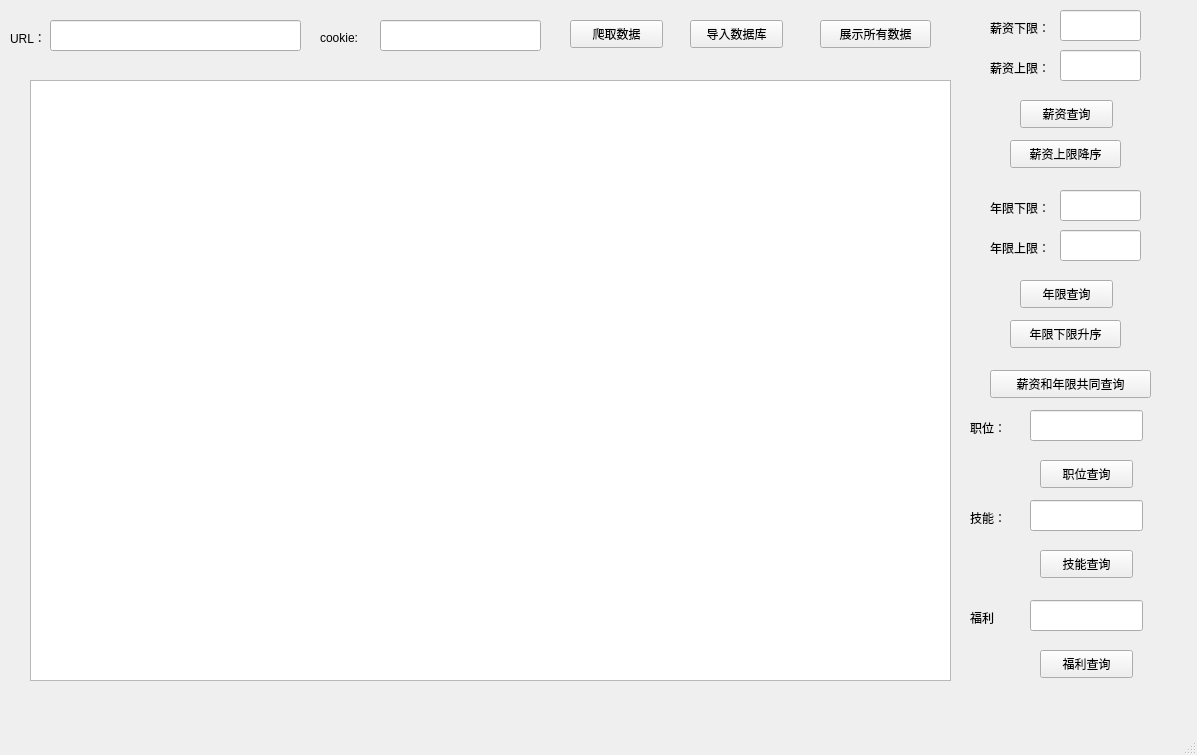
<?xml version="1.0" encoding="UTF-8"?>
<ui version="4.0">
 <class>MainWindow</class>
 <widget class="QMainWindow" name="MainWindow">
  <property name="geometry">
   <rect>
    <x>0</x>
    <y>0</y>
    <width>1197</width>
    <height>755</height>
   </rect>
  </property>
  <property name="windowTitle">
   <string>MainWindow</string>
  </property>
  <widget class="QWidget" name="centralwidget">
   <widget class="QTableWidget" name="tableWidget">
    <property name="geometry">
     <rect>
      <x>30</x>
      <y>80</y>
      <width>921</width>
      <height>601</height>
     </rect>
    </property>
   </widget>
   <widget class="QPushButton" name="btnquery">
    <property name="geometry">
     <rect>
      <x>820</x>
      <y>20</y>
      <width>111</width>
      <height>28</height>
     </rect>
    </property>
    <property name="text">
     <string>展示所有数据</string>
    </property>
   </widget>
   <widget class="QPushButton" name="btnInDB">
    <property name="geometry">
     <rect>
      <x>690</x>
      <y>20</y>
      <width>93</width>
      <height>28</height>
     </rect>
    </property>
    <property name="text">
     <string>导入数据库</string>
    </property>
   </widget>
   <widget class="QLabel" name="salary_low">
    <property name="geometry">
     <rect>
      <x>990</x>
      <y>20</y>
      <width>72</width>
      <height>15</height>
     </rect>
    </property>
    <property name="text">
     <string>薪资下限：</string>
    </property>
   </widget>
   <widget class="QLabel" name="salary_up">
    <property name="geometry">
     <rect>
      <x>990</x>
      <y>60</y>
      <width>72</width>
      <height>15</height>
     </rect>
    </property>
    <property name="text">
     <string>薪资上限：</string>
    </property>
   </widget>
   <widget class="QLineEdit" name="salary_lower">
    <property name="geometry">
     <rect>
      <x>1060</x>
      <y>10</y>
      <width>81</width>
      <height>31</height>
     </rect>
    </property>
   </widget>
   <widget class="QLineEdit" name="salary_upper">
    <property name="geometry">
     <rect>
      <x>1060</x>
      <y>50</y>
      <width>81</width>
      <height>31</height>
     </rect>
    </property>
   </widget>
   <widget class="QPushButton" name="btnSalaryQuery">
    <property name="geometry">
     <rect>
      <x>1020</x>
      <y>100</y>
      <width>93</width>
      <height>28</height>
     </rect>
    </property>
    <property name="text">
     <string>薪资查询</string>
    </property>
   </widget>
   <widget class="QPushButton" name="btnExpQuery">
    <property name="geometry">
     <rect>
      <x>1020</x>
      <y>280</y>
      <width>93</width>
      <height>28</height>
     </rect>
    </property>
    <property name="text">
     <string>年限查询</string>
    </property>
   </widget>
   <widget class="QPushButton" name="btnNameQuery">
    <property name="geometry">
     <rect>
      <x>1040</x>
      <y>460</y>
      <width>93</width>
      <height>28</height>
     </rect>
    </property>
    <property name="text">
     <string>职位查询</string>
    </property>
   </widget>
   <widget class="QLabel" name="job_label">
    <property name="geometry">
     <rect>
      <x>970</x>
      <y>420</y>
      <width>72</width>
      <height>15</height>
     </rect>
    </property>
    <property name="text">
     <string>职位：</string>
    </property>
   </widget>
   <widget class="QLineEdit" name="jobName">
    <property name="geometry">
     <rect>
      <x>1030</x>
      <y>410</y>
      <width>113</width>
      <height>31</height>
     </rect>
    </property>
   </widget>
   <widget class="QLabel" name="URL_label">
    <property name="geometry">
     <rect>
      <x>10</x>
      <y>30</y>
      <width>72</width>
      <height>15</height>
     </rect>
    </property>
    <property name="text">
     <string>URL：</string>
    </property>
   </widget>
   <widget class="QLineEdit" name="URL_lineEdit">
    <property name="geometry">
     <rect>
      <x>50</x>
      <y>20</y>
      <width>251</width>
      <height>31</height>
     </rect>
    </property>
   </widget>
   <widget class="QLabel" name="cookie_label">
    <property name="geometry">
     <rect>
      <x>320</x>
      <y>30</y>
      <width>72</width>
      <height>15</height>
     </rect>
    </property>
    <property name="text">
     <string>cookie:</string>
    </property>
   </widget>
   <widget class="QLineEdit" name="cookie_lineEdit">
    <property name="geometry">
     <rect>
      <x>380</x>
      <y>20</y>
      <width>161</width>
      <height>31</height>
     </rect>
    </property>
   </widget>
   <widget class="QPushButton" name="btnspider">
    <property name="geometry">
     <rect>
      <x>570</x>
      <y>20</y>
      <width>93</width>
      <height>28</height>
     </rect>
    </property>
    <property name="text">
     <string>爬取数据</string>
    </property>
   </widget>
   <widget class="QPushButton" name="btnSalarySort">
    <property name="geometry">
     <rect>
      <x>1010</x>
      <y>140</y>
      <width>111</width>
      <height>28</height>
     </rect>
    </property>
    <property name="text">
     <string>薪资上限降序</string>
    </property>
   </widget>
   <widget class="QPushButton" name="btnExpSort">
    <property name="geometry">
     <rect>
      <x>1010</x>
      <y>320</y>
      <width>111</width>
      <height>28</height>
     </rect>
    </property>
    <property name="text">
     <string>年限下限升序</string>
    </property>
   </widget>
   <widget class="QLabel" name="exp_up">
    <property name="geometry">
     <rect>
      <x>990</x>
      <y>240</y>
      <width>72</width>
      <height>15</height>
     </rect>
    </property>
    <property name="text">
     <string>年限上限：</string>
    </property>
   </widget>
   <widget class="QLineEdit" name="exp_upper">
    <property name="geometry">
     <rect>
      <x>1060</x>
      <y>230</y>
      <width>81</width>
      <height>31</height>
     </rect>
    </property>
   </widget>
   <widget class="QLabel" name="exp_low">
    <property name="geometry">
     <rect>
      <x>990</x>
      <y>200</y>
      <width>72</width>
      <height>15</height>
     </rect>
    </property>
    <property name="text">
     <string>年限下限：</string>
    </property>
   </widget>
   <widget class="QLineEdit" name="exp_lower">
    <property name="geometry">
     <rect>
      <x>1060</x>
      <y>190</y>
      <width>81</width>
      <height>31</height>
     </rect>
    </property>
   </widget>
   <widget class="QPushButton" name="btnExpSalaryQuery">
    <property name="geometry">
     <rect>
      <x>990</x>
      <y>370</y>
      <width>161</width>
      <height>28</height>
     </rect>
    </property>
    <property name="text">
     <string>薪资和年限共同查询</string>
    </property>
   </widget>
   <widget class="QLabel" name="skill_label">
    <property name="geometry">
     <rect>
      <x>970</x>
      <y>510</y>
      <width>72</width>
      <height>15</height>
     </rect>
    </property>
    <property name="text">
     <string>技能：</string>
    </property>
   </widget>
   <widget class="QLineEdit" name="skill">
    <property name="geometry">
     <rect>
      <x>1030</x>
      <y>500</y>
      <width>113</width>
      <height>31</height>
     </rect>
    </property>
   </widget>
   <widget class="QPushButton" name="btnSkillQuery">
    <property name="geometry">
     <rect>
      <x>1040</x>
      <y>550</y>
      <width>93</width>
      <height>28</height>
     </rect>
    </property>
    <property name="text">
     <string>技能查询</string>
    </property>
   </widget>
   <widget class="QLabel" name="welfare_label">
    <property name="geometry">
     <rect>
      <x>970</x>
      <y>610</y>
      <width>72</width>
      <height>15</height>
     </rect>
    </property>
    <property name="text">
     <string>福利</string>
    </property>
   </widget>
   <widget class="QLineEdit" name="welfare">
    <property name="geometry">
     <rect>
      <x>1030</x>
      <y>600</y>
      <width>113</width>
      <height>31</height>
     </rect>
    </property>
   </widget>
   <widget class="QPushButton" name="btnWelfareQuery">
    <property name="geometry">
     <rect>
      <x>1040</x>
      <y>650</y>
      <width>93</width>
      <height>28</height>
     </rect>
    </property>
    <property name="text">
     <string>福利查询</string>
    </property>
   </widget>
   <zorder>tableWidget</zorder>
   <zorder>btnquery</zorder>
   <zorder>btnInDB</zorder>
   <zorder>salary_low</zorder>
   <zorder>salary_up</zorder>
   <zorder>btnSalaryQuery</zorder>
   <zorder>btnExpQuery</zorder>
   <zorder>btnNameQuery</zorder>
   <zorder>job_label</zorder>
   <zorder>jobName</zorder>
   <zorder>salary_lower</zorder>
   <zorder>salary_upper</zorder>
   <zorder>URL_label</zorder>
   <zorder>URL_lineEdit</zorder>
   <zorder>cookie_label</zorder>
   <zorder>cookie_lineEdit</zorder>
   <zorder>btnspider</zorder>
   <zorder>btnSalarySort</zorder>
   <zorder>btnExpSort</zorder>
   <zorder>exp_up</zorder>
   <zorder>exp_upper</zorder>
   <zorder>exp_low</zorder>
   <zorder>exp_lower</zorder>
   <zorder>btnExpSalaryQuery</zorder>
   <zorder>skill_label</zorder>
   <zorder>skill</zorder>
   <zorder>btnSkillQuery</zorder>
   <zorder>welfare_label</zorder>
   <zorder>welfare</zorder>
   <zorder>btnWelfareQuery</zorder>
  </widget>
  <widget class="QMenuBar" name="menubar">
   <property name="geometry">
    <rect>
     <x>0</x>
     <y>0</y>
     <width>1197</width>
     <height>26</height>
    </rect>
   </property>
  </widget>
  <widget class="QStatusBar" name="statusbar"/>
 </widget>
 <resources/>
 <connections/>
</ui>
